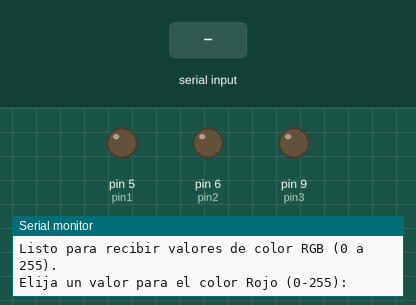
This sketch was run on a simulated Arduino Uno, built with avr-gcc and run on an emulated ATmega328P. Parts: output pins drawn as LEDs (lit = HIGH), the last lines printed to the serial monitor. The inputs (shaded band) are chosen by the test bench.

Above: at 1.2 s.
1.3 s: "90,45,200\n" received over Serial
At 2.4 s:
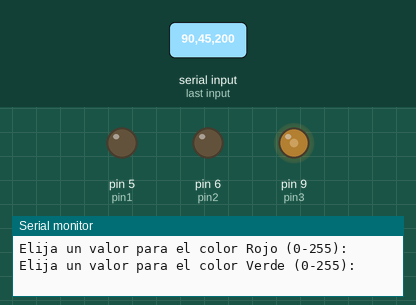
2.8 s: "30,150,10\n" received over Serial
At 3.5 s:
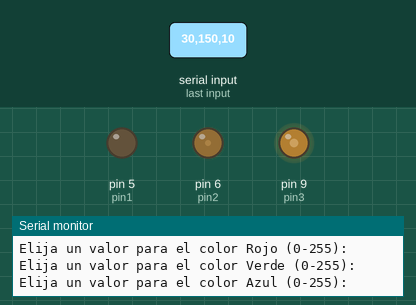
4.3 s: "90,45\n" received over Serial
At 4.7 s:
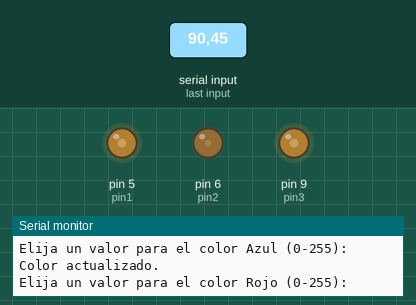
5.8 s: "30,150\n" received over Serial
At 7.0 s:
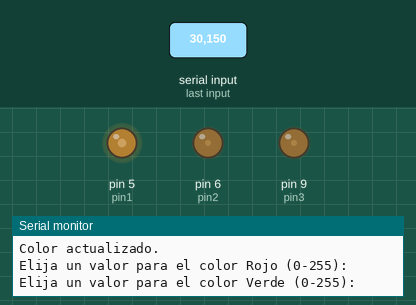
7.3 s: "0\n" received over Serial
At 8.1 s:
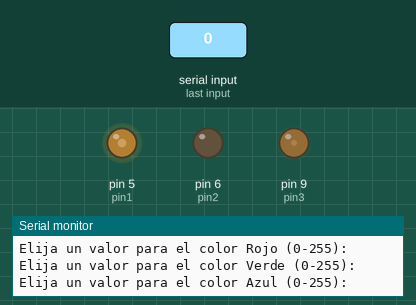
8.8 s: "5\n" received over Serial
At 9.2 s:
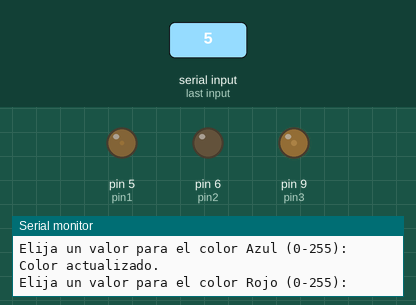
Timing chart, 0 to 11.3 s (numbered marks = the images above; inputs shaded):
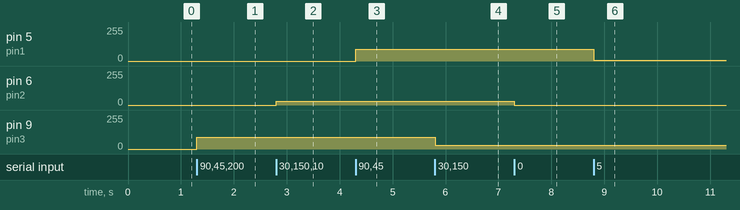

The sketch:

luced_rgb.ino
```cpp
int pin1 = 5; // Azul
int pin2 = 6; // Verde
int pin3 = 9; // Rojo

int quest;
int quest1;
int quest2;

void setup() {
  pinMode(pin1, OUTPUT);
  pinMode(pin2, OUTPUT);
  pinMode(pin3, OUTPUT);
  Serial.begin(9600);
  Serial.println("Listo para recibir valores de color RGB (0 a 255).");
}

void loop() {
  // Color Rojo
  Serial.println("Elija un valor para el color Rojo (0-255): ");
  while (Serial.available() == 0) {
    // Esperando entrada
  }
  quest = Serial.parseInt();
  analogWrite(pin3, quest);
  delay(100);

  // Limpiar buffer
  while (Serial.available() > 0) Serial.read();

  // Color Verde
  Serial.println("Elija un valor para el color Verde (0-255): ");
  while (Serial.available() == 0) {
    // Esperando entrada
  }
  quest1 = Serial.parseInt();
  analogWrite(pin2, quest1);
  delay(100);
  while (Serial.available() > 0) Serial.read();

  // Color Azul
  Serial.println("Elija un valor para el color Azul (0-255): ");
  while (Serial.available() == 0) {
    // Esperando entrada
  }
  quest2 = Serial.parseInt();
  analogWrite(pin1, quest2);
  delay(100);
  while (Serial.available() > 0) Serial.read();

  Serial.println("Color actualizado.\n");
}
```

Measured:
- after the input at 1.3 s, pin 9 (pin3): 0/255 → 90/255 at once
- after the input at 2.8 s, pin 6 (pin2): 0/255 → 30/255 at once
- after the input at 4.3 s, pin 5 (pin1): 0/255 → 90/255 at once
- after the input at 5.8 s, pin 9 (pin3): 90/255 → 30/255 at once
- after the input at 7.3 s, pin 6 (pin2): 30/255 → 0/255 at once
- after the input at 8.8 s, pin 5 (pin1): 90/255 → 5/255 at once
